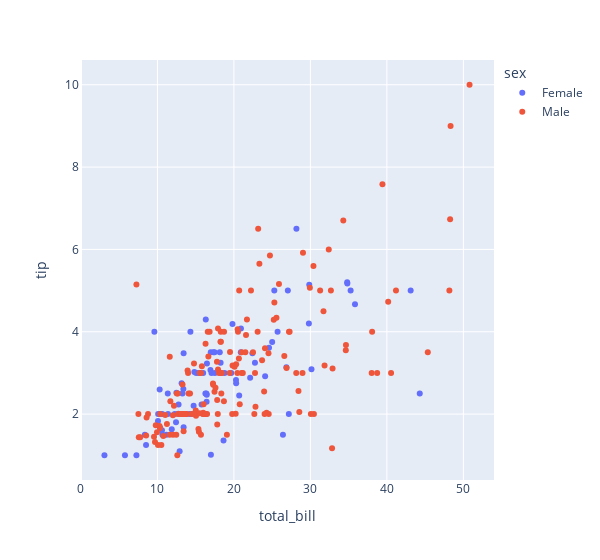

The notebook cell this image was saved under:
### Code cell
px.scatter(data_frame=tips ,x='total_bill', y='tip',color ='sex',width=600)

### Figure 1 — Plotly figure (JSON) as saved in the notebook; plotly's stock layout.template omitted (floating-point values rounded to 4 significant figures; data arrays with more than 128 entries replaced by an {"elided": "..."} marker saying what was removed)
{"data": [{"hovertemplate": "sex=Female<br>total_bill=%{x}<br>tip=%{y}<extra></extra>", "legendgroup": "Female", "marker": {"color": "#636efa", "symbol": "circle"}, "mode": "markers", "name": "Female", "orientation": "v", "showlegend": true, "type": "scatter", "x": [16.99, 24.59, 35.26, 14.83, 10.33, 16.97, 20.29, 15.77, 19.65, 15.06, 20.69, 16.93, 10.29, 34.81, 26.41, 16.45, 3.07, 17.07, 26.86, 25.28, 14.73, 10.07, 34.83, 5.75, 16.32, 22.75, 11.35, 15.38, 44.3, 22.42, 20.92, 14.31, 7.25, 25.71, 17.31, 10.65, 12.43, 24.08, 13.42, 12.48, 29.8, 14.52, 11.38, 20.27, 11.17, 12.26, 18.26, 8.51, 10.33, 14.15, 13.16, 17.47, 27.05, 16.43, 8.35, 18.64, 11.87, 29.85, 25, 13.39, 16.21, 17.51, 10.59, 10.63, 9.6, 20.9, 18.15, 19.81, 43.11, 13, 12.74, 13, 16.4, 16.47, 12.76, 13.27, 28.17, 12.9, 30.14, 13.42, 15.98, 16.27, 10.09, 22.12, 35.83, 27.18, 18.78], "xaxis": "x", "y": [1.01, 3.61, 5, 3.02, 1.67, 3.5, 2.75, 2.23, 3, 3, 2.45, 3.07, 2.6, 5.2, 1.5, 2.47, 1, 3, 3.14, 5, 2.2, 1.83, 5.17, 1, 4.3, 3.25, 2.5, 3, 2.5, 3.48, 4.08, 4, 1, 4, 3.5, 1.5, 1.8, 2.92, 1.68, 2.52, 4.2, 2, 2, 2.83, 1.5, 2, 3.25, 1.25, 2, 2, 2.75, 3.5, 5, 2.3, 1.5, 1.36, 1.63, 5.14, 3.75, 2.61, 2, 3, 1.61, 2, 4, 3.5, 3.5, 4.19, 5, 2, 2.01, 2, 2.5, 3.23, 2.23, 2.5, 6.5, 1.1, 3.09, 3.48, 3, 2.5, 2, 2.88, 4.67, 2, 3], "yaxis": "y"}, {"hovertemplate": "sex=Male<br>total_bill=%{x}<br>tip=%{y}<extra></extra>", "legendgroup": "Male", "marker": {"color": "#EF553B", "symbol": "circle"}, "mode": "markers", "name": "Male", "orientation": "v", "showlegend": true, "type": "scatter", "x": {"elided": "157 float values"}, "xaxis": "x", "y": {"elided": "157 float values"}, "yaxis": "y"}], "layout": {"legend": {"title": {"text": "sex"}, "tracegroupgap": 0}, "margin": {"t": 60}, "width": 600, "xaxis": {"anchor": "y", "domain": [0, 1], "title": {"text": "total_bill"}}, "yaxis": {"anchor": "x", "domain": [0, 1], "title": {"text": "tip"}}}}
